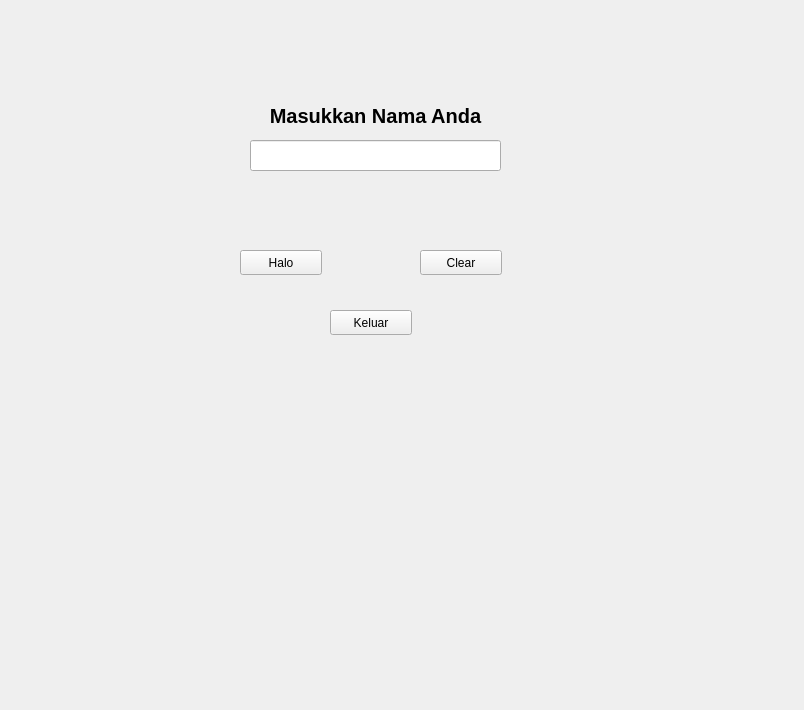
<?xml version="1.0" encoding="UTF-8"?>
<ui version="4.0">
 <class>Form</class>
 <widget class="QWidget" name="Form">
  <property name="geometry">
   <rect>
    <x>0</x>
    <y>0</y>
    <width>804</width>
    <height>710</height>
   </rect>
  </property>
  <property name="windowTitle">
   <string>Form</string>
  </property>
  <widget class="QLabel" name="label">
   <property name="geometry">
    <rect>
     <x>250</x>
     <y>100</y>
     <width>251</width>
     <height>31</height>
    </rect>
   </property>
   <property name="font">
    <font>
     <pointsize>15</pointsize>
     <weight>75</weight>
     <bold>true</bold>
    </font>
   </property>
   <property name="text">
    <string>Masukkan Nama Anda</string>
   </property>
   <property name="alignment">
    <set>Qt::AlignCenter</set>
   </property>
   <property name="indent">
    <number>-4</number>
   </property>
  </widget>
  <widget class="QLineEdit" name="namaEdit">
   <property name="geometry">
    <rect>
     <x>250</x>
     <y>140</y>
     <width>251</width>
     <height>31</height>
    </rect>
   </property>
  </widget>
  <widget class="QPushButton" name="Halo">
   <property name="geometry">
    <rect>
     <x>240</x>
     <y>250</y>
     <width>82</width>
     <height>25</height>
    </rect>
   </property>
   <property name="text">
    <string>Halo</string>
   </property>
  </widget>
  <widget class="QPushButton" name="Clear">
   <property name="geometry">
    <rect>
     <x>420</x>
     <y>250</y>
     <width>82</width>
     <height>25</height>
    </rect>
   </property>
   <property name="text">
    <string>Clear</string>
   </property>
  </widget>
  <widget class="QPushButton" name="Keluar">
   <property name="geometry">
    <rect>
     <x>330</x>
     <y>310</y>
     <width>82</width>
     <height>25</height>
    </rect>
   </property>
   <property name="text">
    <string>Keluar</string>
   </property>
  </widget>
 </widget>
 <resources/>
 <connections/>
</ui>
